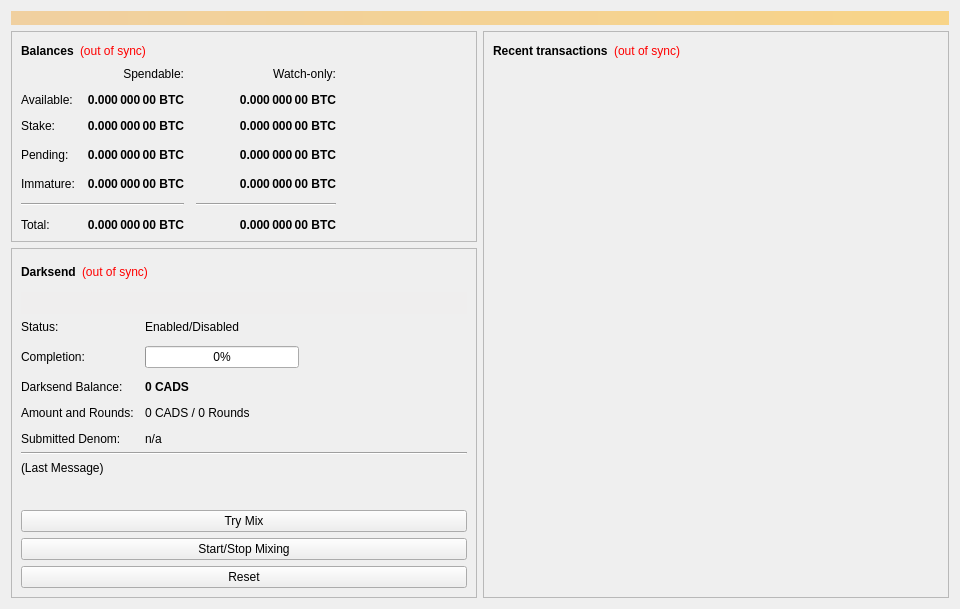
<?xml version="1.0" encoding="UTF-8"?>
<ui version="4.0">
 <class>OverviewPage</class>
 <widget class="QWidget" name="OverviewPage">
  <property name="geometry">
   <rect>
    <x>0</x>
    <y>0</y>
    <width>960</width>
    <height>594</height>
   </rect>
  </property>
  <property name="minimumSize">
   <size>
    <width>960</width>
    <height>0</height>
   </size>
  </property>
  <property name="windowTitle">
   <string>Form</string>
  </property>
  <layout class="QVBoxLayout" name="topLayout">
   <item>
    <widget class="QLabel" name="labelAlerts">
     <property name="visible">
      <bool>false</bool>
     </property>
     <property name="styleSheet">
      <string notr="true">background-color: qlineargradient(x1: 0, y1: 0, x2: 1, y2: 0, stop:0 #F0D0A0, stop:1 #F8D488); color:#000000;</string>
     </property>
     <property name="wordWrap">
      <bool>true</bool>
     </property>
     <property name="margin">
      <number>3</number>
     </property>
    </widget>
   </item>
   <item>
    <layout class="QHBoxLayout" name="horizontalLayout" stretch="1,1">
     <item>
      <layout class="QVBoxLayout" name="verticalLayout_2">
       <item>
        <widget class="QFrame" name="frame">
         <property name="frameShape">
          <enum>QFrame::StyledPanel</enum>
         </property>
         <property name="frameShadow">
          <enum>QFrame::Raised</enum>
         </property>
         <layout class="QVBoxLayout" name="verticalLayout_4">
          <item>
           <layout class="QHBoxLayout" name="horizontalLayout_4">
            <item>
             <widget class="QLabel" name="label_5">
              <property name="font">
               <font>
                <weight>75</weight>
                <bold>true</bold>
               </font>
              </property>
              <property name="text">
               <string>Balances</string>
              </property>
             </widget>
            </item>
            <item>
             <widget class="QLabel" name="labelWalletStatus">
              <property name="cursor">
               <cursorShape>WhatsThisCursor</cursorShape>
              </property>
              <property name="toolTip">
               <string>The displayed information may be out of date. Your wallet automatically synchronizes with the Cads network after a connection is established, but this process has not completed yet.</string>
              </property>
              <property name="styleSheet">
               <string notr="true">QLabel { color: red; }</string>
              </property>
              <property name="text">
               <string notr="true">(out of sync)</string>
              </property>
              <property name="alignment">
               <set>Qt::AlignLeading|Qt::AlignLeft|Qt::AlignVCenter</set>
              </property>
             </widget>
            </item>
            <item>
             <spacer name="horizontalSpacer_3">
              <property name="orientation">
               <enum>Qt::Horizontal</enum>
              </property>
              <property name="sizeHint" stdset="0">
               <size>
                <width>40</width>
                <height>20</height>
               </size>
              </property>
             </spacer>
            </item>
           </layout>
          </item>
          <item>
           <layout class="QGridLayout" name="gridLayout">
            <property name="spacing">
             <number>12</number>
            </property>
            <item row="3" column="2">
             <widget class="QLabel" name="labelWatchPending">
              <property name="font">
               <font>
                <weight>75</weight>
                <bold>true</bold>
               </font>
              </property>
              <property name="cursor">
               <cursorShape>IBeamCursor</cursorShape>
              </property>
              <property name="toolTip">
               <string>Unconfirmed transactions to watch-only addresses</string>
              </property>
              <property name="text">
               <string notr="true">0.000 000 00 BTC</string>
              </property>
              <property name="alignment">
               <set>Qt::AlignRight|Qt::AlignTrailing|Qt::AlignVCenter</set>
              </property>
              <property name="textInteractionFlags">
               <set>Qt::LinksAccessibleByMouse|Qt::TextSelectableByKeyboard|Qt::TextSelectableByMouse</set>
              </property>
             </widget>
            </item>
            <item row="3" column="1">
             <widget class="QLabel" name="labelUnconfirmed">
              <property name="font">
               <font>
                <weight>75</weight>
                <bold>true</bold>
               </font>
              </property>
              <property name="cursor">
               <cursorShape>IBeamCursor</cursorShape>
              </property>
              <property name="toolTip">
               <string>Total of transactions that have yet to be confirmed, and do not yet count toward the spendable balance</string>
              </property>
              <property name="text">
               <string notr="true">0.000 000 00 BTC</string>
              </property>
              <property name="alignment">
               <set>Qt::AlignRight|Qt::AlignTrailing|Qt::AlignVCenter</set>
              </property>
              <property name="textInteractionFlags">
               <set>Qt::LinksAccessibleByMouse|Qt::TextSelectableByKeyboard|Qt::TextSelectableByMouse</set>
              </property>
             </widget>
            </item>
            <item row="4" column="2">
             <widget class="QLabel" name="labelWatchImmature">
              <property name="font">
               <font>
                <weight>75</weight>
                <bold>true</bold>
               </font>
              </property>
              <property name="cursor">
               <cursorShape>IBeamCursor</cursorShape>
              </property>
              <property name="toolTip">
               <string>Mined balance in watch-only addresses that has not yet matured</string>
              </property>
              <property name="text">
               <string notr="true">0.000 000 00 BTC</string>
              </property>
              <property name="alignment">
               <set>Qt::AlignRight|Qt::AlignTrailing|Qt::AlignVCenter</set>
              </property>
              <property name="textInteractionFlags">
               <set>Qt::LinksAccessibleByMouse|Qt::TextSelectableByKeyboard|Qt::TextSelectableByMouse</set>
              </property>
             </widget>
            </item>
            <item row="5" column="0" colspan="2">
             <widget class="Line" name="lineSpendableBalance">
              <property name="orientation">
               <enum>Qt::Horizontal</enum>
              </property>
             </widget>
            </item>
            <item row="5" column="2">
             <widget class="Line" name="lineWatchBalance">
              <property name="sizePolicy">
               <sizepolicy hsizetype="Preferred" vsizetype="Fixed">
                <horstretch>0</horstretch>
                <verstretch>0</verstretch>
               </sizepolicy>
              </property>
              <property name="minimumSize">
               <size>
                <width>140</width>
                <height>0</height>
               </size>
              </property>
              <property name="orientation">
               <enum>Qt::Horizontal</enum>
              </property>
             </widget>
            </item>
            <item row="6" column="0">
             <widget class="QLabel" name="labelTotalText">
              <property name="text">
               <string>Total:</string>
              </property>
             </widget>
            </item>
            <item row="4" column="1">
             <widget class="QLabel" name="labelImmature">
              <property name="font">
               <font>
                <weight>75</weight>
                <bold>true</bold>
               </font>
              </property>
              <property name="cursor">
               <cursorShape>IBeamCursor</cursorShape>
              </property>
              <property name="toolTip">
               <string>Mined balance that has not yet matured</string>
              </property>
              <property name="text">
               <string notr="true">0.000 000 00 BTC</string>
              </property>
              <property name="alignment">
               <set>Qt::AlignRight|Qt::AlignTrailing|Qt::AlignVCenter</set>
              </property>
              <property name="textInteractionFlags">
               <set>Qt::LinksAccessibleByMouse|Qt::TextSelectableByKeyboard|Qt::TextSelectableByMouse</set>
              </property>
             </widget>
            </item>
            <item row="3" column="3">
             <spacer name="horizontalSpacer_2">
              <property name="orientation">
               <enum>Qt::Horizontal</enum>
              </property>
              <property name="sizeHint" stdset="0">
               <size>
                <width>40</width>
                <height>20</height>
               </size>
              </property>
             </spacer>
            </item>
            <item row="4" column="0">
             <widget class="QLabel" name="labelImmatureText">
              <property name="text">
               <string>Immature:</string>
              </property>
             </widget>
            </item>
            <item row="6" column="1">
             <widget class="QLabel" name="labelTotal">
              <property name="font">
               <font>
                <weight>75</weight>
                <bold>true</bold>
               </font>
              </property>
              <property name="cursor">
               <cursorShape>IBeamCursor</cursorShape>
              </property>
              <property name="toolTip">
               <string>Your current total balance</string>
              </property>
              <property name="text">
               <string notr="true">0.000 000 00 BTC</string>
              </property>
              <property name="alignment">
               <set>Qt::AlignRight|Qt::AlignTrailing|Qt::AlignVCenter</set>
              </property>
              <property name="textInteractionFlags">
               <set>Qt::LinksAccessibleByMouse|Qt::TextSelectableByKeyboard|Qt::TextSelectableByMouse</set>
              </property>
             </widget>
            </item>
            <item row="6" column="2">
             <widget class="QLabel" name="labelWatchTotal">
              <property name="font">
               <font>
                <weight>75</weight>
                <bold>true</bold>
               </font>
              </property>
              <property name="cursor">
               <cursorShape>IBeamCursor</cursorShape>
              </property>
              <property name="toolTip">
               <string>Current total balance in watch-only addresses</string>
              </property>
              <property name="text">
               <string notr="true">0.000 000 00 BTC</string>
              </property>
              <property name="alignment">
               <set>Qt::AlignRight|Qt::AlignTrailing|Qt::AlignVCenter</set>
              </property>
              <property name="textInteractionFlags">
               <set>Qt::LinksAccessibleByMouse|Qt::TextSelectableByKeyboard|Qt::TextSelectableByMouse</set>
              </property>
             </widget>
            </item>
            <item row="0" column="2">
             <widget class="QLabel" name="labelWatchonly">
              <property name="text">
               <string>Watch-only:</string>
              </property>
              <property name="alignment">
               <set>Qt::AlignRight|Qt::AlignTrailing|Qt::AlignVCenter</set>
              </property>
             </widget>
            </item>
            <item row="1" column="0">
             <widget class="QLabel" name="labelBalanceText">
              <property name="text">
               <string>Available:</string>
              </property>
             </widget>
            </item>
            <item row="1" column="1">
             <widget class="QLabel" name="labelBalance">
              <property name="font">
               <font>
                <weight>75</weight>
                <bold>true</bold>
               </font>
              </property>
              <property name="cursor">
               <cursorShape>IBeamCursor</cursorShape>
              </property>
              <property name="toolTip">
               <string>Your current spendable balance</string>
              </property>
              <property name="text">
               <string notr="true">0.000 000 00 BTC</string>
              </property>
              <property name="alignment">
               <set>Qt::AlignRight|Qt::AlignTrailing|Qt::AlignVCenter</set>
              </property>
              <property name="textInteractionFlags">
               <set>Qt::LinksAccessibleByMouse|Qt::TextSelectableByKeyboard|Qt::TextSelectableByMouse</set>
              </property>
             </widget>
            </item>
            <item row="2" column="0">
             <widget class="QLabel" name="label_10">
              <property name="text">
               <string>Stake:</string>
              </property>
             </widget>
            </item>
            <item row="2" column="1">
             <widget class="QLabel" name="labelStake">
              <property name="font">
               <font>
                <weight>75</weight>
                <bold>true</bold>
               </font>
              </property>
              <property name="cursor">
               <cursorShape>IBeamCursor</cursorShape>
              </property>
              <property name="toolTip">
               <string>Total of coins that was staked, and do not yet count toward the current balance</string>
              </property>
              <property name="text">
               <string notr="true">0.000 000 00 BTC</string>
              </property>
              <property name="alignment">
               <set>Qt::AlignRight|Qt::AlignTrailing|Qt::AlignVCenter</set>
              </property>
              <property name="textInteractionFlags">
               <set>Qt::LinksAccessibleByMouse|Qt::TextSelectableByKeyboard|Qt::TextSelectableByMouse</set>
              </property>
             </widget>
            </item>
            <item row="2" column="2">
             <widget class="QLabel" name="labelWatchStake">
              <property name="font">
               <font>
                <weight>75</weight>
                <bold>true</bold>
               </font>
              </property>
              <property name="cursor">
               <cursorShape>IBeamCursor</cursorShape>
              </property>
              <property name="toolTip">
               <string>Total of coins that was staked in watch-only addresses, and do not yet count toward the current watch-only balance</string>
              </property>
              <property name="text">
               <string notr="true">0.000 000 00 BTC</string>
              </property>
              <property name="alignment">
               <set>Qt::AlignRight|Qt::AlignTrailing|Qt::AlignVCenter</set>
              </property>
              <property name="textInteractionFlags">
               <set>Qt::LinksAccessibleByMouse|Qt::TextSelectableByKeyboard|Qt::TextSelectableByMouse</set>
              </property>
             </widget>
            </item>
            <item row="1" column="2">
             <widget class="QLabel" name="labelWatchAvailable">
              <property name="font">
               <font>
                <weight>75</weight>
                <bold>true</bold>
               </font>
              </property>
              <property name="cursor">
               <cursorShape>IBeamCursor</cursorShape>
              </property>
              <property name="toolTip">
               <string>Your current balance in watch-only addresses</string>
              </property>
              <property name="text">
               <string notr="true">0.000 000 00 BTC</string>
              </property>
              <property name="alignment">
               <set>Qt::AlignRight|Qt::AlignTrailing|Qt::AlignVCenter</set>
              </property>
              <property name="textInteractionFlags">
               <set>Qt::LinksAccessibleByMouse|Qt::TextSelectableByKeyboard|Qt::TextSelectableByMouse</set>
              </property>
             </widget>
            </item>
            <item row="3" column="0">
             <widget class="QLabel" name="labelPendingText">
              <property name="text">
               <string>Pending:</string>
              </property>
             </widget>
            </item>
            <item row="0" column="1">
             <widget class="QLabel" name="labelSpendable">
              <property name="text">
               <string>Spendable:</string>
              </property>
              <property name="alignment">
               <set>Qt::AlignRight|Qt::AlignTrailing|Qt::AlignVCenter</set>
              </property>
             </widget>
            </item>
           </layout>
          </item>
         </layout>
        </widget>
       </item>
       <item>
        <widget class="QFrame" name="frameDarksend">
         <property name="sizePolicy">
          <sizepolicy hsizetype="Expanding" vsizetype="Expanding">
           <horstretch>0</horstretch>
           <verstretch>0</verstretch>
          </sizepolicy>
         </property>
         <property name="minimumSize">
          <size>
           <width>0</width>
           <height>350</height>
          </size>
         </property>
         <property name="layoutDirection">
          <enum>Qt::LeftToRight</enum>
         </property>
         <property name="frameShape">
          <enum>QFrame::StyledPanel</enum>
         </property>
         <property name="frameShadow">
          <enum>QFrame::Raised</enum>
         </property>
         <layout class="QVBoxLayout" name="verticalLayout_5">
          <item>
           <layout class="QHBoxLayout" name="horizontalLayout_5">
            <item>
             <widget class="QLabel" name="label_2">
              <property name="font">
               <font>
                <weight>75</weight>
                <bold>true</bold>
               </font>
              </property>
              <property name="text">
               <string>Darksend</string>
              </property>
             </widget>
            </item>
            <item>
             <widget class="QLabel" name="labelDarksendSyncStatus">
              <property name="toolTip">
               <string>The displayed information may be out of date. Your wallet automatically synchronizes with the Cads network after a connection is established, but this process has not completed yet.</string>
              </property>
              <property name="styleSheet">
               <string notr="true">QLabel { color: red; }</string>
              </property>
              <property name="text">
               <string notr="true">(out of sync)</string>
              </property>
              <property name="alignment">
               <set>Qt::AlignLeading|Qt::AlignLeft|Qt::AlignVCenter</set>
              </property>
             </widget>
            </item>
            <item>
             <spacer name="horizontalSpacer_4">
              <property name="orientation">
               <enum>Qt::Horizontal</enum>
              </property>
              <property name="sizeHint" stdset="0">
               <size>
                <width>40</width>
                <height>20</height>
               </size>
              </property>
             </spacer>
            </item>
           </layout>
          </item>
          <item>
           <widget class="QPushButton" name="runAutoDenom">
            <property name="palette">
             <palette>
              <active>
               <colorrole role="WindowText">
                <brush brushstyle="SolidPattern">
                 <color alpha="255">
                  <red>0</red>
                  <green>0</green>
                  <blue>0</blue>
                 </color>
                </brush>
               </colorrole>
               <colorrole role="Button">
                <brush brushstyle="SolidPattern">
                 <color alpha="255">
                  <red>239</red>
                  <green>238</green>
                  <blue>238</blue>
                 </color>
                </brush>
               </colorrole>
               <colorrole role="Light">
                <brush brushstyle="SolidPattern">
                 <color alpha="255">
                  <red>255</red>
                  <green>255</green>
                  <blue>255</blue>
                 </color>
                </brush>
               </colorrole>
               <colorrole role="Midlight">
                <brush brushstyle="SolidPattern">
                 <color alpha="255">
                  <red>247</red>
                  <green>246</green>
                  <blue>246</blue>
                 </color>
                </brush>
               </colorrole>
               <colorrole role="Dark">
                <brush brushstyle="SolidPattern">
                 <color alpha="255">
                  <red>119</red>
                  <green>119</green>
                  <blue>119</blue>
                 </color>
                </brush>
               </colorrole>
               <colorrole role="Mid">
                <brush brushstyle="SolidPattern">
                 <color alpha="255">
                  <red>159</red>
                  <green>159</green>
                  <blue>159</blue>
                 </color>
                </brush>
               </colorrole>
               <colorrole role="Text">
                <brush brushstyle="SolidPattern">
                 <color alpha="255">
                  <red>0</red>
                  <green>0</green>
                  <blue>0</blue>
                 </color>
                </brush>
               </colorrole>
               <colorrole role="BrightText">
                <brush brushstyle="SolidPattern">
                 <color alpha="255">
                  <red>255</red>
                  <green>255</green>
                  <blue>255</blue>
                 </color>
                </brush>
               </colorrole>
               <colorrole role="ButtonText">
                <brush brushstyle="SolidPattern">
                 <color alpha="255">
                  <red>0</red>
                  <green>0</green>
                  <blue>0</blue>
                 </color>
                </brush>
               </colorrole>
               <colorrole role="Base">
                <brush brushstyle="SolidPattern">
                 <color alpha="255">
                  <red>255</red>
                  <green>255</green>
                  <blue>255</blue>
                 </color>
                </brush>
               </colorrole>
               <colorrole role="Window">
                <brush brushstyle="SolidPattern">
                 <color alpha="255">
                  <red>239</red>
                  <green>238</green>
                  <blue>238</blue>
                 </color>
                </brush>
               </colorrole>
               <colorrole role="Shadow">
                <brush brushstyle="SolidPattern">
                 <color alpha="255">
                  <red>0</red>
                  <green>0</green>
                  <blue>0</blue>
                 </color>
                </brush>
               </colorrole>
               <colorrole role="AlternateBase">
                <brush brushstyle="SolidPattern">
                 <color alpha="255">
                  <red>247</red>
                  <green>246</green>
                  <blue>246</blue>
                 </color>
                </brush>
               </colorrole>
               <colorrole role="ToolTipBase">
                <brush brushstyle="SolidPattern">
                 <color alpha="255">
                  <red>255</red>
                  <green>255</green>
                  <blue>220</blue>
                 </color>
                </brush>
               </colorrole>
               <colorrole role="ToolTipText">
                <brush brushstyle="SolidPattern">
                 <color alpha="255">
                  <red>0</red>
                  <green>0</green>
                  <blue>0</blue>
                 </color>
                </brush>
               </colorrole>
              </active>
              <inactive>
               <colorrole role="WindowText">
                <brush brushstyle="SolidPattern">
                 <color alpha="255">
                  <red>0</red>
                  <green>0</green>
                  <blue>0</blue>
                 </color>
                </brush>
               </colorrole>
               <colorrole role="Button">
                <brush brushstyle="SolidPattern">
                 <color alpha="255">
                  <red>239</red>
                  <green>238</green>
                  <blue>238</blue>
                 </color>
                </brush>
               </colorrole>
               <colorrole role="Light">
                <brush brushstyle="SolidPattern">
                 <color alpha="255">
                  <red>255</red>
                  <green>255</green>
                  <blue>255</blue>
                 </color>
                </brush>
               </colorrole>
               <colorrole role="Midlight">
                <brush brushstyle="SolidPattern">
                 <color alpha="255">
                  <red>247</red>
                  <green>246</green>
                  <blue>246</blue>
                 </color>
                </brush>
               </colorrole>
               <colorrole role="Dark">
                <brush brushstyle="SolidPattern">
                 <color alpha="255">
                  <red>119</red>
                  <green>119</green>
                  <blue>119</blue>
                 </color>
                </brush>
               </colorrole>
               <colorrole role="Mid">
                <brush brushstyle="SolidPattern">
                 <color alpha="255">
                  <red>159</red>
                  <green>159</green>
                  <blue>159</blue>
                 </color>
                </brush>
               </colorrole>
               <colorrole role="Text">
                <brush brushstyle="SolidPattern">
                 <color alpha="255">
                  <red>0</red>
                  <green>0</green>
                  <blue>0</blue>
                 </color>
                </brush>
               </colorrole>
               <colorrole role="BrightText">
                <brush brushstyle="SolidPattern">
                 <color alpha="255">
                  <red>255</red>
                  <green>255</green>
                  <blue>255</blue>
                 </color>
                </brush>
               </colorrole>
               <colorrole role="ButtonText">
                <brush brushstyle="SolidPattern">
                 <color alpha="255">
                  <red>0</red>
                  <green>0</green>
                  <blue>0</blue>
                 </color>
                </brush>
               </colorrole>
               <colorrole role="Base">
                <brush brushstyle="SolidPattern">
                 <color alpha="255">
                  <red>255</red>
                  <green>255</green>
                  <blue>255</blue>
                 </color>
                </brush>
               </colorrole>
               <colorrole role="Window">
                <brush brushstyle="SolidPattern">
                 <color alpha="255">
                  <red>239</red>
                  <green>238</green>
                  <blue>238</blue>
                 </color>
                </brush>
               </colorrole>
               <colorrole role="Shadow">
                <brush brushstyle="SolidPattern">
                 <color alpha="255">
                  <red>0</red>
                  <green>0</green>
                  <blue>0</blue>
                 </color>
                </brush>
               </colorrole>
               <colorrole role="AlternateBase">
                <brush brushstyle="SolidPattern">
                 <color alpha="255">
                  <red>247</red>
                  <green>246</green>
                  <blue>246</blue>
                 </color>
                </brush>
               </colorrole>
               <colorrole role="ToolTipBase">
                <brush brushstyle="SolidPattern">
                 <color alpha="255">
                  <red>255</red>
                  <green>255</green>
                  <blue>220</blue>
                 </color>
                </brush>
               </colorrole>
               <colorrole role="ToolTipText">
                <brush brushstyle="SolidPattern">
                 <color alpha="255">
                  <red>0</red>
                  <green>0</green>
                  <blue>0</blue>
                 </color>
                </brush>
               </colorrole>
              </inactive>
              <disabled>
               <colorrole role="WindowText">
                <brush brushstyle="SolidPattern">
                 <color alpha="255">
                  <red>119</red>
                  <green>119</green>
                  <blue>119</blue>
                 </color>
                </brush>
               </colorrole>
               <colorrole role="Button">
                <brush brushstyle="SolidPattern">
                 <color alpha="255">
                  <red>239</red>
                  <green>238</green>
                  <blue>238</blue>
                 </color>
                </brush>
               </colorrole>
               <colorrole role="Light">
                <brush brushstyle="SolidPattern">
                 <color alpha="255">
                  <red>255</red>
                  <green>255</green>
                  <blue>255</blue>
                 </color>
                </brush>
               </colorrole>
               <colorrole role="Midlight">
                <brush brushstyle="SolidPattern">
                 <color alpha="255">
                  <red>247</red>
                  <green>246</green>
                  <blue>246</blue>
                 </color>
                </brush>
               </colorrole>
               <colorrole role="Dark">
                <brush brushstyle="SolidPattern">
                 <color alpha="255">
                  <red>119</red>
                  <green>119</green>
                  <blue>119</blue>
                 </color>
                </brush>
               </colorrole>
               <colorrole role="Mid">
                <brush brushstyle="SolidPattern">
                 <color alpha="255">
                  <red>159</red>
                  <green>159</green>
                  <blue>159</blue>
                 </color>
                </brush>
               </colorrole>
               <colorrole role="Text">
                <brush brushstyle="SolidPattern">
                 <color alpha="255">
                  <red>119</red>
                  <green>119</green>
                  <blue>119</blue>
                 </color>
                </brush>
               </colorrole>
               <colorrole role="BrightText">
                <brush brushstyle="SolidPattern">
                 <color alpha="255">
                  <red>255</red>
                  <green>255</green>
                  <blue>255</blue>
                 </color>
                </brush>
               </colorrole>
               <colorrole role="ButtonText">
                <brush brushstyle="SolidPattern">
                 <color alpha="255">
                  <red>119</red>
                  <green>119</green>
                  <blue>119</blue>
                 </color>
                </brush>
               </colorrole>
               <colorrole role="Base">
                <brush brushstyle="SolidPattern">
                 <color alpha="255">
                  <red>239</red>
                  <green>238</green>
                  <blue>238</blue>
                 </color>
                </brush>
               </colorrole>
               <colorrole role="Window">
                <brush brushstyle="SolidPattern">
                 <color alpha="255">
                  <red>239</red>
                  <green>238</green>
                  <blue>238</blue>
                 </color>
                </brush>
               </colorrole>
               <colorrole role="Shadow">
                <brush brushstyle="SolidPattern">
                 <color alpha="255">
                  <red>0</red>
                  <green>0</green>
                  <blue>0</blue>
                 </color>
                </brush>
               </colorrole>
               <colorrole role="AlternateBase">
                <brush brushstyle="SolidPattern">
                 <color alpha="255">
                  <red>239</red>
                  <green>238</green>
                  <blue>238</blue>
                 </color>
                </brush>
               </colorrole>
               <colorrole role="ToolTipBase">
                <brush brushstyle="SolidPattern">
                 <color alpha="255">
                  <red>255</red>
                  <green>255</green>
                  <blue>220</blue>
                 </color>
                </brush>
               </colorrole>
               <colorrole role="ToolTipText">
                <brush brushstyle="SolidPattern">
                 <color alpha="255">
                  <red>0</red>
                  <green>0</green>
                  <blue>0</blue>
                 </color>
                </brush>
               </colorrole>
              </disabled>
             </palette>
            </property>
            <property name="focusPolicy">
             <enum>Qt::NoFocus</enum>
            </property>
            <property name="autoFillBackground">
             <bool>true</bool>
            </property>
            <property name="text">
             <string/>
            </property>
            <property name="flat">
             <bool>true</bool>
            </property>
           </widget>
          </item>
          <item>
           <layout class="QFormLayout" name="formLayout">
            <property name="fieldGrowthPolicy">
             <enum>QFormLayout::AllNonFixedFieldsGrow</enum>
            </property>
            <property name="horizontalSpacing">
             <number>11</number>
            </property>
            <property name="verticalSpacing">
             <number>12</number>
            </property>
            <item row="0" column="0">
             <widget class="QLabel" name="label_6">
              <property name="text">
               <string>Status:</string>
              </property>
             </widget>
            </item>
            <item row="1" column="0">
             <widget class="QLabel" name="label_7">
              <property name="text">
               <string>Completion:</string>
              </property>
             </widget>
            </item>
            <item row="1" column="1">
             <widget class="QProgressBar" name="darksendProgress">
              <property name="maximumSize">
               <size>
                <width>154</width>
                <height>16777215</height>
               </size>
              </property>
              <property name="value">
               <number>0</number>
              </property>
             </widget>
            </item>
            <item row="3" column="0">
             <widget class="QLabel" name="labelAnonymizedText">
              <property name="text">
               <string>Darksend Balance:</string>
              </property>
             </widget>
            </item>
            <item row="3" column="1">
             <widget class="QLabel" name="labelAnonymized">
              <property name="font">
               <font>
                <weight>75</weight>
                <bold>true</bold>
               </font>
              </property>
              <property name="text">
               <string notr="true">0 CADS</string>
              </property>
             </widget>
            </item>
            <item row="4" column="0">
             <widget class="QLabel" name="label_8">
              <property name="text">
               <string>Amount and Rounds:</string>
              </property>
             </widget>
            </item>
            <item row="4" column="1">
             <widget class="QLabel" name="labelAmountRounds">
              <property name="text">
               <string>0 CADS / 0 Rounds</string>
              </property>
             </widget>
            </item>
            <item row="5" column="0">
             <widget class="QLabel" name="label_9">
              <property name="text">
               <string>Submitted Denom:</string>
              </property>
             </widget>
            </item>
            <item row="5" column="1">
             <widget class="QLabel" name="labelSubmittedDenom">
              <property name="toolTip">
               <string>The denominations you submitted to the Masternode.&lt;br&gt;To mix, other users must submit the exact same denominations.</string>
              </property>
              <property name="text">
               <string>n/a</string>
              </property>
             </widget>
            </item>
            <item row="0" column="1">
             <widget class="QLabel" name="darksendEnabled">
              <property name="text">
               <string>Enabled/Disabled</string>
              </property>
             </widget>
            </item>
           </layout>
          </item>
          <item>
           <widget class="Line" name="lineLastMessage">
            <property name="orientation">
             <enum>Qt::Horizontal</enum>
            </property>
           </widget>
          </item>
          <item>
           <widget class="QLabel" name="darksendStatus">
            <property name="minimumSize">
             <size>
              <width>288</width>
              <height>43</height>
             </size>
            </property>
            <property name="text">
             <string>(Last Message)</string>
            </property>
            <property name="alignment">
             <set>Qt::AlignLeading|Qt::AlignLeft|Qt::AlignTop</set>
            </property>
            <property name="wordWrap">
             <bool>true</bool>
            </property>
           </widget>
          </item>
          <item>
           <widget class="QPushButton" name="darksendAuto">
            <property name="sizePolicy">
             <sizepolicy hsizetype="MinimumExpanding" vsizetype="Fixed">
              <horstretch>0</horstretch>
              <verstretch>0</verstretch>
             </sizepolicy>
            </property>
            <property name="toolTip">
             <string>Try to manually submit a Darksend request.</string>
            </property>
            <property name="text">
             <string>Try Mix</string>
            </property>
           </widget>
          </item>
          <item>
           <widget class="QPushButton" name="toggleDarksend">
            <property name="sizePolicy">
             <sizepolicy hsizetype="MinimumExpanding" vsizetype="Fixed">
              <horstretch>0</horstretch>
              <verstretch>0</verstretch>
             </sizepolicy>
            </property>
            <property name="text">
             <string>Start/Stop Mixing</string>
            </property>
           </widget>
          </item>
          <item>
           <widget class="QPushButton" name="darksendReset">
            <property name="sizePolicy">
             <sizepolicy hsizetype="MinimumExpanding" vsizetype="Fixed">
              <horstretch>0</horstretch>
              <verstretch>0</verstretch>
             </sizepolicy>
            </property>
            <property name="toolTip">
             <string>Reset the current status of Darksend (can interrupt Darksend if it's in the process of Mixing, which can cost you money!)</string>
            </property>
            <property name="autoFillBackground">
             <bool>false</bool>
            </property>
            <property name="text">
             <string>Reset</string>
            </property>
           </widget>
          </item>
         </layout>
        </widget>
       </item>
       <item>
        <spacer name="verticalSpacer">
         <property name="orientation">
          <enum>Qt::Vertical</enum>
         </property>
         <property name="sizeHint" stdset="0">
          <size>
           <width>20</width>
           <height>40</height>
          </size>
         </property>
        </spacer>
       </item>
      </layout>
     </item>
     <item>
      <layout class="QVBoxLayout" name="verticalLayout_3">
       <item>
        <widget class="QFrame" name="frame_2">
         <property name="frameShape">
          <enum>QFrame::StyledPanel</enum>
         </property>
         <property name="frameShadow">
          <enum>QFrame::Raised</enum>
         </property>
         <layout class="QVBoxLayout" name="verticalLayout">
          <item>
           <layout class="QHBoxLayout" name="horizontalLayout_2">
            <item>
             <widget class="QLabel" name="label_4">
              <property name="font">
               <font>
                <weight>75</weight>
                <bold>true</bold>
               </font>
              </property>
              <property name="text">
               <string>Recent transactions</string>
              </property>
             </widget>
            </item>
            <item>
             <widget class="QLabel" name="labelTransactionsStatus">
              <property name="cursor">
               <cursorShape>WhatsThisCursor</cursorShape>
              </property>
              <property name="toolTip">
               <string>The displayed information may be out of date. Your wallet automatically synchronizes with the Cads network after a connection is established, but this process has not completed yet.</string>
              </property>
              <property name="styleSheet">
               <string notr="true">QLabel { color: red; }</string>
              </property>
              <property name="text">
               <string notr="true">(out of sync)</string>
              </property>
              <property name="alignment">
               <set>Qt::AlignRight|Qt::AlignTrailing|Qt::AlignVCenter</set>
              </property>
             </widget>
            </item>
            <item>
             <spacer name="horizontalSpacer">
              <property name="orientation">
               <enum>Qt::Horizontal</enum>
              </property>
              <property name="sizeHint" stdset="0">
               <size>
                <width>40</width>
                <height>20</height>
               </size>
              </property>
             </spacer>
            </item>
           </layout>
          </item>
          <item>
           <widget class="QListView" name="listTransactions">
            <property name="styleSheet">
             <string notr="true">QListView { background: transparent; }</string>
            </property>
            <property name="frameShape">
             <enum>QFrame::NoFrame</enum>
            </property>
            <property name="verticalScrollBarPolicy">
             <enum>Qt::ScrollBarAlwaysOff</enum>
            </property>
            <property name="horizontalScrollBarPolicy">
             <enum>Qt::ScrollBarAlwaysOff</enum>
            </property>
            <property name="selectionMode">
             <enum>QAbstractItemView::NoSelection</enum>
            </property>
           </widget>
          </item>
         </layout>
        </widget>
       </item>
      </layout>
     </item>
    </layout>
   </item>
  </layout>
 </widget>
 <resources/>
 <connections/>
</ui>
